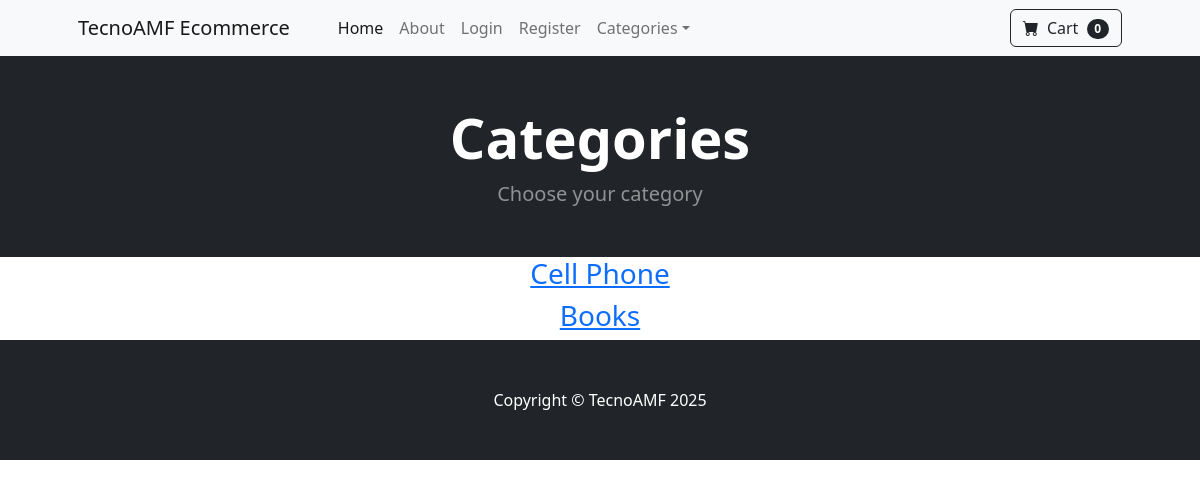
The app's page /category_summary/, older data.
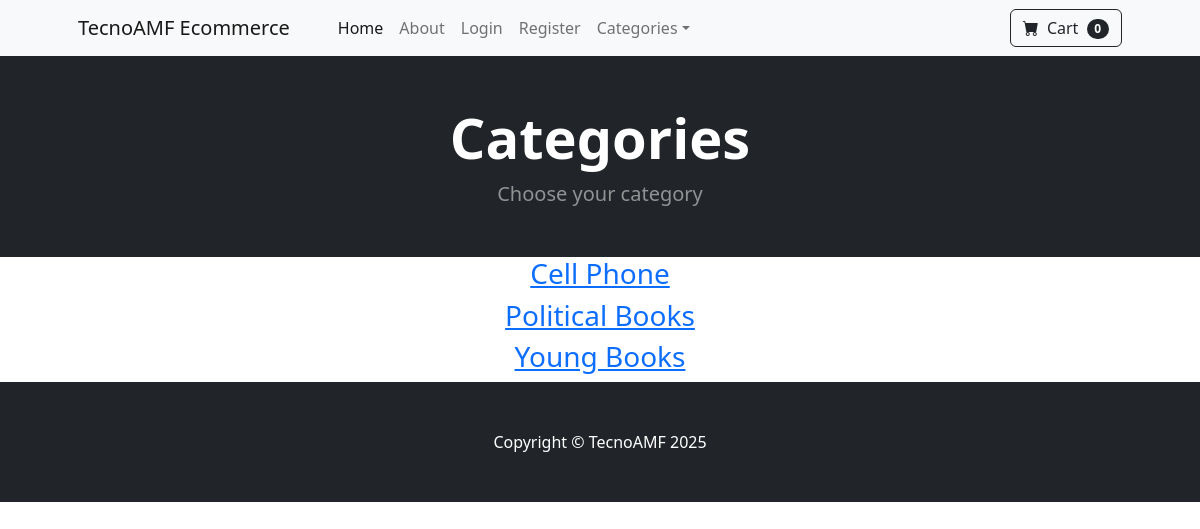
The same page, newer data.
### store/models.py (models this page shows)
class Category(models.Model):
    name = models.CharField(max_length=50)
    def __str__(self):
        return self.name
    class Meta:
        verbose_name_plural = 'Categories'

### store/views.py (the view)
# urls.py: path('category_summary/', views.category_summary, name='category_summary'),
def category_summary(request):
    categories = Category.objects.all()
    return render(request, 'category_summary.html', {'categories': categories})

### cart/cart.py (called while the page is built)
    def __len__(self):
        return len(self.cart)

### cart/context_processors.py (called while the page is built)
def cart(request):
    return {'cart': Cart(request)}

### store/templates/category_summary.html
{% extends 'base.html' %} {% block content %}
<header class="bg-dark py-5">
  <div class="text-center text-white">
    <h1 class="display-4 fw-bolder">Categories</h1>
    <p class="lead fw-normal text-white-50 mb-0">Choose your category</p>
  </div>
</header>
<div class="container">
  <div class="row">
    <center>
      <div class="col-8">
        {% for category in categories %}
            <h3> <a href="{% url 'category' category %}">{{ category }}</a></h3>
        {% endfor %}
      </div>
    </center>
  </div>
</div>
{% endblock %}

### store/templates/base.html (shortened to what this page needs)
{% load static %}
<!DOCTYPE html>
<html lang="en">
    <head>
        <link href="https://cdn.jsdelivr.net/npm/bootstrap-icons@1.5.0/font/bootstrap-icons.css" rel="stylesheet" />
        <link href="{% static 'css/styles.css' %}" rel="stylesheet" />
    </head>
    <body>
        {% include 'navbar.html' %}
        {% block content %}
        {% endblock %}
        <footer class="py-5 bg-dark">
            <div class="container"><p class="m-0 text-center text-white">Copyright &copy; TecnoAMF 2025</p></div>
        </footer>
    </body>
</html>

### store/templates/navbar.html (shortened to what this page needs)
<nav class="navbar navbar-expand-lg navbar-light bg-light">
  <div class="container px-4 px-lg-5">
    <a class="navbar-brand" href="{% url 'home' %}">TecnoAMF Ecommerce</a>
    <div class="collapse navbar-collapse" id="navbarSupportedContent">
      <ul class="navbar-nav me-auto mb-2 mb-lg-0 ms-lg-4">
        <li class="nav-item">
          <a class="nav-link active" aria-current="page" href="{% url 'home' %}"
            >Home</a
          >
        </li>
        <li class="nav-item">
          <a class="nav-link" href="{% url 'about' %}">About</a>
        </li>
        {% if user.is_authenticated %}
        <li class="nav-item">
          <a class="nav-link" href="{% url 'logout' %}">Logout</a>
        </li>
        {% else %}
        <li class="nav-item">
          <a class="nav-link" href="{% url 'login' %}">Login</a>
        </li>
        <li class="nav-item">
          <a class="nav-link" href="{% url 'register' %}">Register</a>
        </li>
        {% endif %}
        <li class="nav-item dropdown">
          <a
            class="nav-link dropdown-toggle"
            id="navbarDropdown"
            href="#"
            role="button"
            data-bs-toggle="dropdown"
            aria-expanded="false"
            >Categories</a
          >
        </li>
      </ul>
      <form class="d-flex">
        <a href="{% url 'cart_summary' %}" class="btn btn-outline-dark"
          ><i class="bi-cart-fill me-1"></i>
          Cart
          <span class="badge bg-dark text-white ms-1 rounded-pill" id="cart_quantity">{{ cart|length }}</span></a
        >
      </form>
    </div>
  </div>
</nav>

Row changes from the older to the newer data that the page shows:
changed Category: name "Books" → "Political Books"
added Category: name "Young Books"
